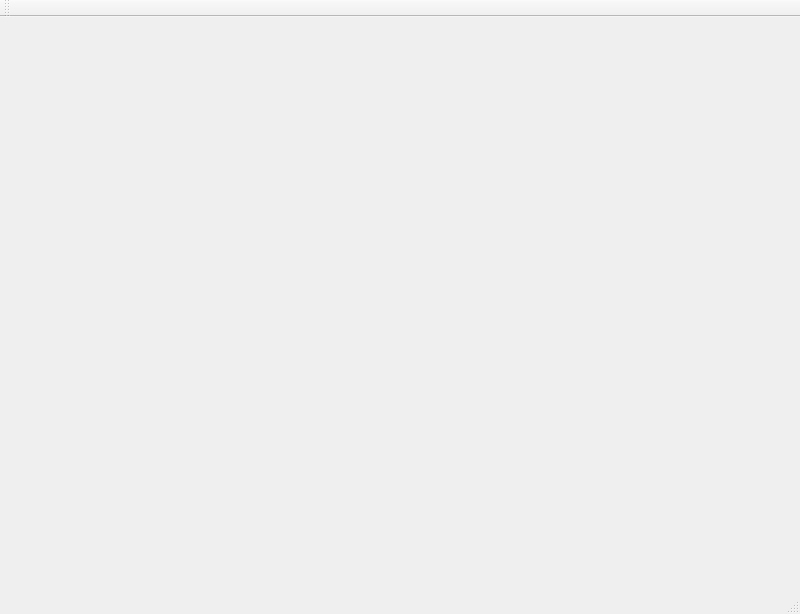
<?xml version="1.0" encoding="UTF-8"?>
<ui version="4.0">
 <class>MainWindow</class>
 <widget class="QMainWindow" name="MainWindow">
  <property name="geometry">
   <rect>
    <x>0</x>
    <y>0</y>
    <width>800</width>
    <height>614</height>
   </rect>
  </property>
  <property name="windowTitle">
   <string>MainWindow</string>
  </property>
  <widget class="QWidget" name="centralwidget">
   <layout class="QGridLayout" name="gridLayout">
    <item row="0" column="0">
     <widget class="QStackedWidget" name="stackedWidget">
      <widget class="QWidget" name="page"/>
      <widget class="QWidget" name="page_2"/>
     </widget>
    </item>
   </layout>
  </widget>
  <widget class="QMenuBar" name="menubar">
   <property name="geometry">
    <rect>
     <x>0</x>
     <y>0</y>
     <width>800</width>
     <height>26</height>
    </rect>
   </property>
  </widget>
  <widget class="QStatusBar" name="statusbar"/>
  <widget class="QToolBar" name="toolBar">
   <property name="windowTitle">
    <string>toolBar</string>
   </property>
   <attribute name="toolBarArea">
    <enum>TopToolBarArea</enum>
   </attribute>
   <attribute name="toolBarBreak">
    <bool>false</bool>
   </attribute>
  </widget>
 </widget>
 <resources/>
 <connections/>
</ui>
